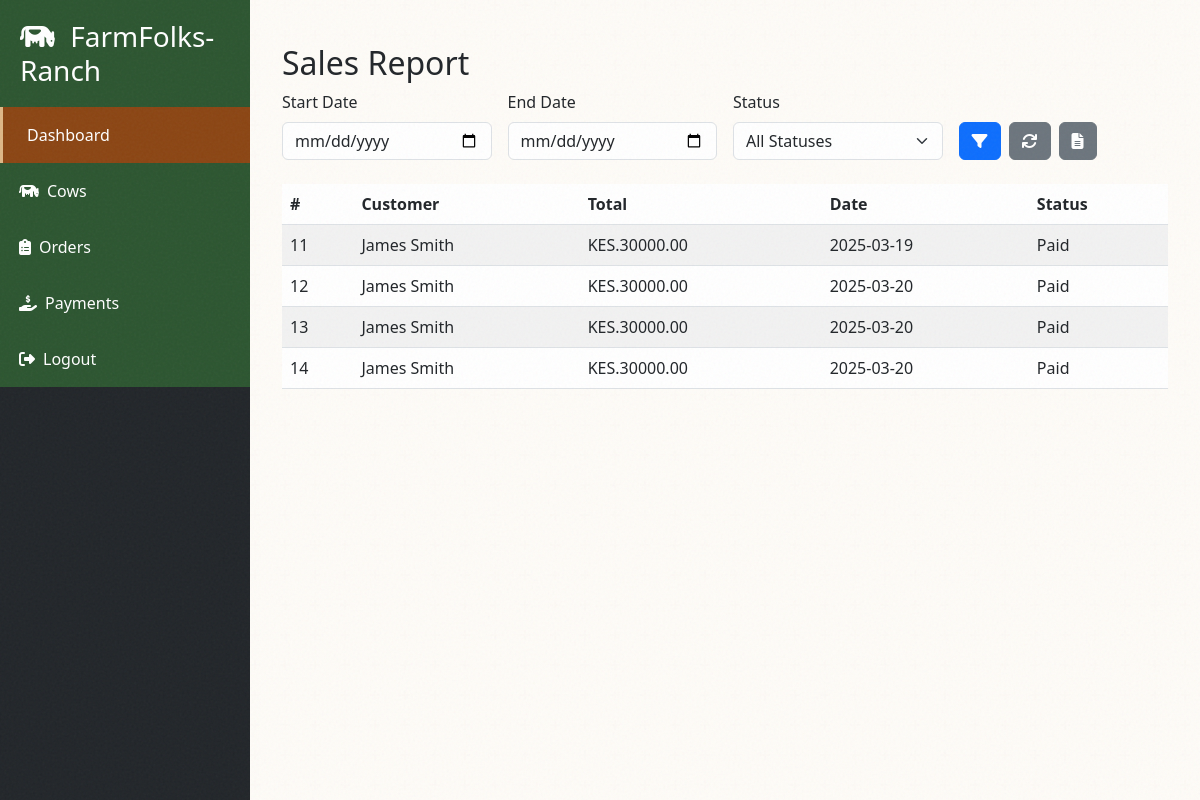
The page /reports/sales-report/ on the database its author committed.
### orders/models.py (models this page shows, shortened)
class Order(AbstractBaseModel):
    user = models.ForeignKey("users.User", on_delete=models.CASCADE)
    total_cost = models.DecimalField(max_digits=100, decimal_places=2)
    amount_paid = models.DecimalField(max_digits=100, decimal_places=2, default=0)
    status = models.CharField(max_length=255, choices=STATUS_CHOICES)
    receiver = models.ForeignKey("users.User", on_delete=models.CASCADE, related_name='ordersreceiver', null=True, blank=True)
    payment_reference = models.CharField(max_length=255, null=True, blank=True)
    payment_method = models.CharField(max_length=255, null=True, blank=True)
    payment_url = models.URLField(null=True, blank=True)

### users/models.py (models this page shows, shortened)
class User(AbstractBaseModel, AbstractUser):
    role = models.CharField(max_length=20, default="Customer")
    gender = models.CharField(max_length=10, null=True, blank=True)
    phone_number = models.CharField(max_length=10, null=True, blank=True)
    address = models.TextField(null=True, blank=True)
    city = models.CharField(max_length=100, null=True, blank=True)
    county = models.CharField(max_length=100, null=True, blank=True)
    country = models.CharField(max_length=100, null=True, blank=True)
    profile_picture = models.ImageField(upload_to="profile_pictures/", null=True, blank=True)

### reports/views.py (the view, shortened to what this page needs)
# urls.py: path('sales-report/', sales_report, name='sales-report'),
def sales_report(request):
    orders = Order.objects.all()
    start_date = request.GET.get('start_date')
    end_date = request.GET.get('end_date')
    status = request.GET.get('status')
    if start_date:
        start_date = datetime.strptime(start_date, '%Y-%m-%d')
        orders = orders.filter(created_at__gte=start_date)
    if end_date:
        end_date = datetime.strptime(end_date, '%Y-%m-%d')
        orders = orders.filter(created_at__lte=end_date)
    if status:
        orders = orders.filter(status=status)
    context = {
        'orders': orders,
        'start_date': start_date,
        'end_date': end_date,
        'order_statuses': ["Pending", "Paid", "Delivered", "Cancelled"],
    }
    return render(request, 'reports/orders.html', context)

### templates/reports/orders.html (shortened to what this page needs)
{% extends 'dashboard_base.html' %}
{% block content %}
<div class="container mt-4">
    <h2>Sales Report</h2>
    <form method="GET" class="mb-4">
        <div class="row g-3">
            <div class="col-md-3">
                <label for="start_date" class="form-label">Start Date</label>
                <input type="date" class="form-control" id="start_date" name="start_date"
                       value="{{ start_date|date:'Y-m-d'|default:'' }}" max="">
            </div>
            <div class="col-md-3">
                <label for="end_date" class="form-label">End Date</label>
                <input type="date" class="form-control" id="end_date" name="end_date"
                       value="{{ end_date|date:'Y-m-d'|default:'' }}" max="">
            </div>
            <div class="col-md-3">
                <label for="status" class="form-label">Status</label>
                <select class="form-select" id="status" name="status">
                    <option value="">All Statuses</option>
                </select>
            </div>
            <div class="col-md-3 d-flex align-items-end">
                <button type="submit" class="btn btn-primary me-2">
                    <i class="fas fa-filter"></i>
                </button>
                <a href="{% url 'sales-report' %}" class="btn btn-secondary me-2">
                    <i class="fas fa-refresh"></i>
                </a>
                <a href="{% url 'orders-report' %}" class="btn btn-secondary me-2">
                    <i class="fas fa-file-alt"></i>
                </a>
            </div>
        </div>
    </form>
    <div class="table-responsive">
        <table class="table table-striped">
            <thead>
                <tr>
                    <th>#</th>
                    <th>Customer</th>
                    <th>Total</th>
                    <th>Date</th>
                    <th>Status</th>
                </tr>
            </thead>
            <tbody>
                {% for order in orders %}
                <tr>
                    <td>{{ order.id }}</td>
                    <td>{{ order.user.first_name }} {{ order.user.last_name }}</td>
                    <td>KES.{{ order.total_cost }}</td>
                    <td>{{ order.created_at|date:"Y-m-d" }}</td>
                    <td>{{ order.status }}</td>
                </tr>
                {% empty %}
                <tr>
                    <td colspan="5" class="text-center">No orders found</td>
                </tr>
                {% endfor %}
            </tbody>
        </table>
    </div>
</div>
{% endblock %}

### templates/dashboard_base.html (style rules this page uses)
:root { --ranch-green: #2C5530; --ranch-brown: #8B4513; --ranch-tan: #DEB887; --ranch-light: #F5DEB3; --ranch-dark: #1C3320; }
body { margin: 0; padding: 0; background-color: var(--ranch-light); font-family: 'Segoe UI', system-ui, -apple-system, sans-serif; }
body::before { content: ''; position: fixed; top: 0; left: 0; width: 100%; height: 100%; opacity: 0.05; pointer-events: none; z-index: 1; }

### rows shown on the page
Order: id "11", user.first_name "James", user.last_name "Smith", total_cost "30000.00", created_at "2025-03-19", status "Paid"
Order: id "12", user.first_name "James", user.last_name "Smith", total_cost "30000.00", created_at "2025-03-20", status "Paid"
Order: id "13", user.first_name "James", user.last_name "Smith", total_cost "30000.00", created_at "2025-03-20", status "Paid"
Order: id "14", user.first_name "James", user.last_name "Smith", total_cost "30000.00", created_at "2025-03-20", status "Paid"
